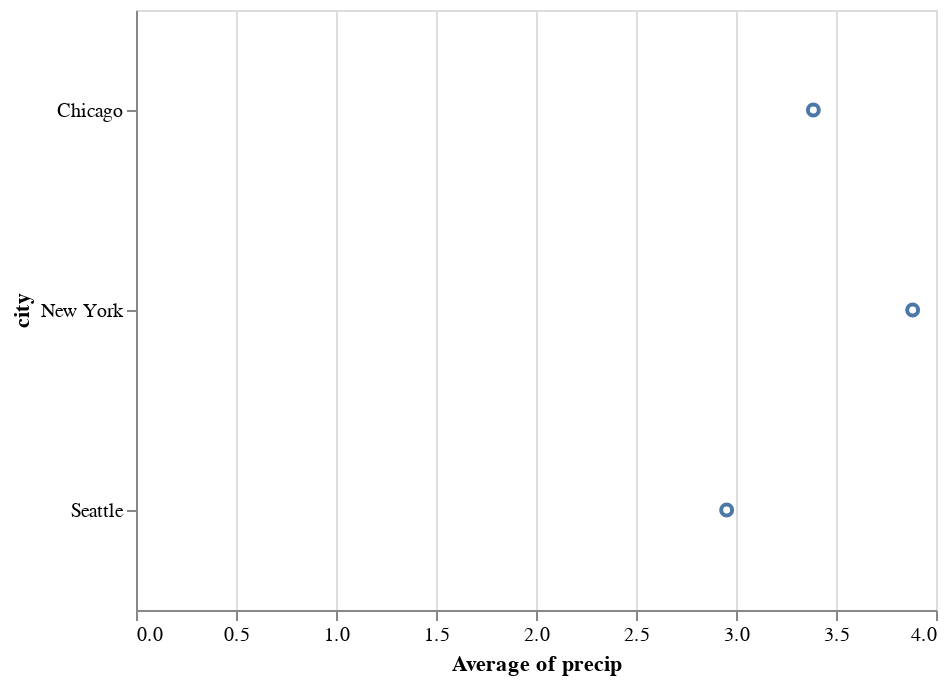

Here is the notebook cell this chart was saved with:
### Markdown cell above
## Data Transformation: Aggregation

To allow for more flexibility in how data are visualized, Altair has a built-in syntax for *aggregation* of data. For example, we can compute the average of all values by specifying an aggregation function along with the field name:

### Code cell
alt.Chart(df).mark_point().encode(
    x='average(precip)',
    y='city'
)

### Figure 1 — Vega-Lite specification as saved in the notebook (floating-point values rounded to 4 significant figures)
{"$schema": "https://vega.github.io/schema/vega-lite/v3.4.0.json", "config": {"mark": {"tooltip": null}, "view": {"height": 300, "width": 400}}, "data": {"name": "data-fdfbb22e8e0e89f6556d8a3b434b0c97"}, "datasets": {"data-fdfbb22e8e0e89f6556d8a3b434b0c97": [{"city": "Seattle", "month": "Apr", "precip": 2.68}, {"city": "Seattle", "month": "Aug", "precip": 0.87}, {"city": "Seattle", "month": "Dec", "precip": 5.31}, {"city": "New York", "month": "Apr", "precip": 3.94}, {"city": "New York", "month": "Aug", "precip": 4.13}, {"city": "New York", "month": "Dec", "precip": 3.58}, {"city": "Chicago", "month": "Apr", "precip": 3.62}, {"city": "Chicago", "month": "Aug", "precip": 3.98}, {"city": "Chicago", "month": "Dec", "precip": 2.56}]}, "encoding": {"x": {"aggregate": "average", "field": "precip", "type": "quantitative"}, "y": {"field": "city", "type": "nominal"}}, "mark": "point"}
